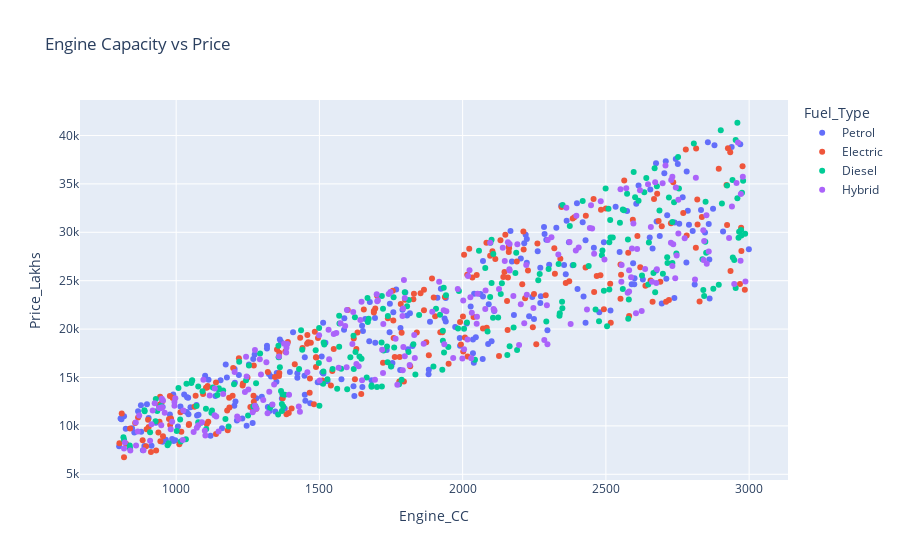

Notebook source saved alongside this figure:
### Markdown cell above
## Scatter Plot (Plotly)

### Plot Type  
Interactive Scatter Plot

---

### Description  

A scatter plot in Plotly is used to visualize the relationship between numerical variables with built-in interactivity. Unlike static plots, Plotly scatter plots support hover tooltips, zooming, panning, and dynamic legends, allowing users to inspect individual data points in detail.

---

### When to Use  

Plotly scatter plots are commonly used to:

- Explore relationships between numerical variables  
- Interactively inspect individual data values  
- Create dashboard-ready and presentation-quality visuals  

---

### Dataset Variables Used  

- **X-axis:** `Engine_CC`  
- **Y-axis:** `Price_Lakhs`  
- **Color grouping:** `Fuel_Type`  

---

### Plotly Parameters Explained  

| Parameter | Purpose |
|---------|--------|
| `x`, `y` | Define the numerical variables mapped to the axes |
| `color` | Enables category-based color grouping |
| `title` | Sets the plot heading |
| `px.scatter()` | Function used to generate the interactive scatter plot |

---

### Insight  

The interactive scatter plot reveals how vehicle price varies with engine capacity across different fuel types. Color grouping highlights distinct pricing patterns, while interactivity allows detailed examination of individual observations.

### Code cell
import plotly.express as px

fig = px.scatter(
    df_auto,
    x="Engine_CC",
    y="Price_Lakhs",
    color="Fuel_Type",
    title="Engine Capacity vs Price"
)

fig.show()

### Figure 1 — Plotly figure (JSON) as saved in the notebook; plotly's stock layout.template omitted (floating-point values rounded to 4 significant figures; data arrays with more than 128 entries replaced by an {"elided": "..."} marker saying what was removed)
{"data": [{"hovertemplate": "Fuel_Type=Petrol<br>Engine_CC=%{x}<br>Price_Lakhs=%{y}<extra></extra>", "legendgroup": "Petrol", "marker": {"color": "#636efa", "symbol": "circle"}, "mode": "markers", "name": "Petrol", "orientation": "v", "showlegend": true, "type": "scatter", "x": {"elided": "228 int values"}, "xaxis": "x", "y": {"elided": "228 float values"}, "yaxis": "y"}, {"hovertemplate": "Fuel_Type=Electric<br>Engine_CC=%{x}<br>Price_Lakhs=%{y}<extra></extra>", "legendgroup": "Electric", "marker": {"color": "#EF553B", "symbol": "circle"}, "mode": "markers", "name": "Electric", "orientation": "v", "showlegend": true, "type": "scatter", "x": {"elided": "226 int values"}, "xaxis": "x", "y": {"elided": "226 float values"}, "yaxis": "y"}, {"hovertemplate": "Fuel_Type=Diesel<br>Engine_CC=%{x}<br>Price_Lakhs=%{y}<extra></extra>", "legendgroup": "Diesel", "marker": {"color": "#00cc96", "symbol": "circle"}, "mode": "markers", "name": "Diesel", "orientation": "v", "showlegend": true, "type": "scatter", "x": {"elided": "230 int values"}, "xaxis": "x", "y": {"elided": "230 float values"}, "yaxis": "y"}, {"hovertemplate": "Fuel_Type=Hybrid<br>Engine_CC=%{x}<br>Price_Lakhs=%{y}<extra></extra>", "legendgroup": "Hybrid", "marker": {"color": "#ab63fa", "symbol": "circle"}, "mode": "markers", "name": "Hybrid", "orientation": "v", "showlegend": true, "type": "scatter", "x": {"elided": "216 int values"}, "xaxis": "x", "y": {"elided": "216 float values"}, "yaxis": "y"}], "layout": {"legend": {"title": {"text": "Fuel_Type"}, "tracegroupgap": 0}, "title": {"text": "Engine Capacity vs Price"}, "xaxis": {"anchor": "y", "domain": [0, 1], "title": {"text": "Engine_CC"}}, "yaxis": {"anchor": "x", "domain": [0, 1], "title": {"text": "Price_Lakhs"}}}}
